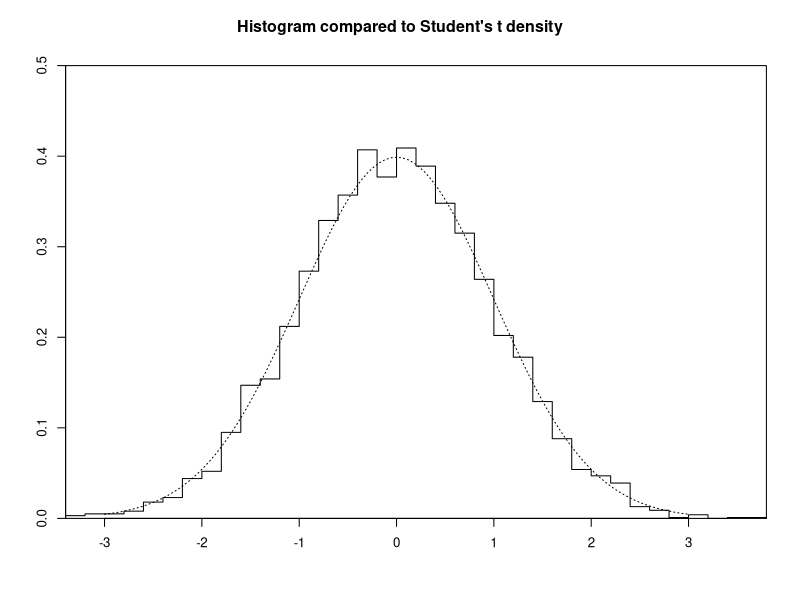
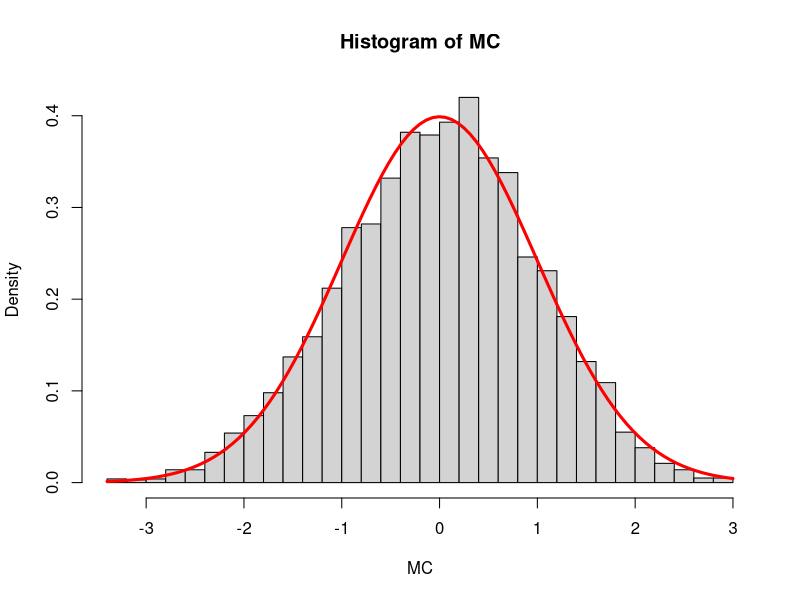
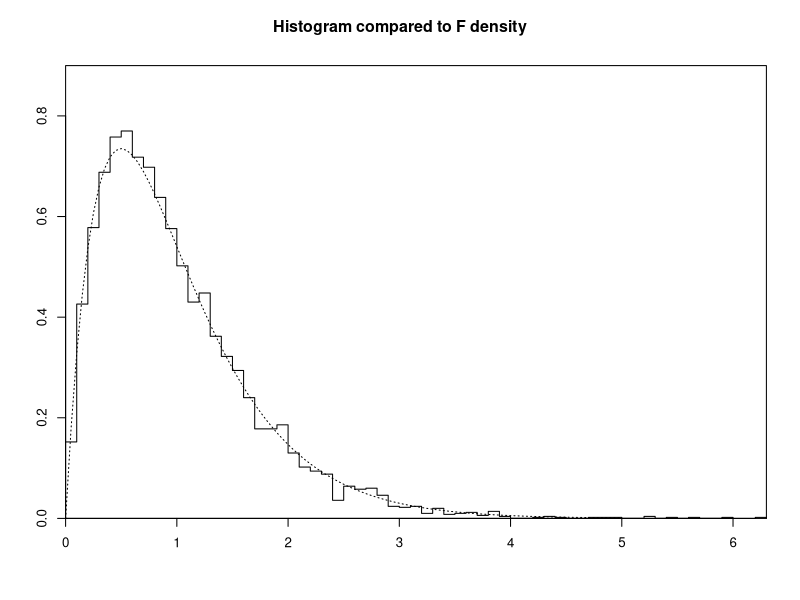
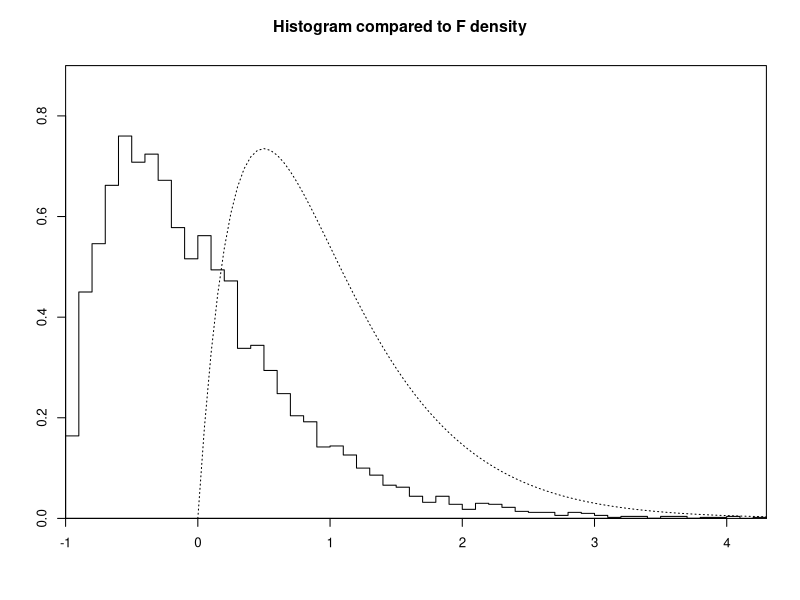

The R script that drew these images, in order: (Note: a time limit stopped this script after it produced the figures.)
## ---- chunk 1
Sigma = matrix(c(5,4,4,5), ncol=2)
Sigma
## ---- chunk 2
R = cov2cor(Sigma)
R
## ---- chunk 3
rho = Sigma[1,2]/(sqrt(Sigma[1,1]*Sigma[2,2]))
rho
## ---- chunk 4
library(mvtnorm)
## ---- chunk 5
N = 100
mu = c(0,0)
Sigma = matrix(c(5,4,4,5), ncol=2)
X = rmvnorm(N, mean=mu, sigma=Sigma)
## ---- chunk 6
dim(X)
## ---- chunk 7
S = t(X) %*% X / (N-1)
S
## ---- chunk 8
S = cov(X)
S
## ---- chunk 9
cov2cor(S)
## ---- chunk 10
cor(X)
## ---- chunk 11
R = S[1,2]/sqrt(S[1,1]*S[2,2])
R
## ---- chunk 12
p = 2
Sigma = diag(1, p, p)
mu = rep(0, p)

M = 5000 # number of MC simulations
n = 1000 # number of observations

MC = numeric(M)
for (i in 1:M) {
  X = rmvnorm(n, mean=mu, sigma=Sigma)
  R = cor(X)[1,2]
  MC[i] = R*sqrt((n-1)/(1-R**2))
}
## ---- chunk 13
hist(MC, breaks="FD", plot=FALSE) -> h
## ---- chunk 14
par(xaxs="i", yaxs="i", cex=0.8, cex.axis=1.0) -> opar

# theoretical density
f = function(x) dt(x, df=n-1)

plot(h$breaks, c(h$density, 0), type="s", xlab="", ylab="", ylim=c(0, 0.5))

curve(f, -3, 3, lwd=1, lty=3, add=TRUE)

title(main="Histogram compared to Student's t density", outer=T, line=-2)

par(opar)
## ---- chunk 15
p = 2
rho = 0.1
Sigma = diag(1, p, p)
Sigma[1,2] = rho
Sigma[2,1] = rho
Sigma
## ---- chunk 16
mu = rep(0, p)

M = 5000 # number of MC simulations
n = 30 # number of observations

MC = numeric(M)
for (i in 1:M) {
  X = rmvnorm(n, mean=mu, sigma=Sigma)
  R = cor(X)[1,2]
  MC[i] = sqrt(n-1)*(R-rho)/(1-rho**2)
}
## ---- chunk 17
hist(MC, "FD", freq=FALSE)
curve(dnorm, col="red", lwd=3, add=TRUE)
## ---- chunk 18
p = 5
X = matrix(runif(p*p), ncol=p)
Sigma =  t(X) %*% X
Sigma
## ---- chunk 19
t(Sigma[2:p,1])
## ---- chunk 20
dim(Sigma[2:p,2:p])
## ---- chunk 21
Sigma
## ---- chunk 22
Sigma[2:p, 2:p]
## ---- chunk 23
p = ncol(Sigma)
rho = sqrt( t(Sigma[2:p,1]) %*% solve(Sigma[2:p,2:p]) %*% Sigma[2:p,1] / Sigma[1,1] )
rho
## ---- chunk 24
N = 100
mu = rep(0, p)
X = rmvnorm(N, mean=mu, sigma=Sigma)
## ---- chunk 25
dim(X)
## ---- chunk 26
S = cov(X)
p = nrow(S)
R = sqrt(t(S[2:p,1]) %*% solve(S[2:p,2:p]) %*% S[2:p,1] / S[1,1])
R
## ---- chunk 27
p = 5
Sigma = diag(1, p, p)
mu = rep(0, p)

M = 5000 # number of MC simulations
n = 1000 # number of observations

MC = numeric(M)
for (i in 1:M) {
  X = rmvnorm(n, mean=mu, sigma=Sigma)
  S = cov(X)
  R = sqrt(t(S[2:p,1]) %*% solve(S[2:p,2:p]) %*% S[2:p,1] / S[1,1])
  Rsq = R**2
  MC[i] = (n-p)/(p-1) * Rsq/(1-Rsq)
}
## ---- chunk 28
hist(MC, breaks="FD", plot=FALSE) -> h
## ---- chunk 29
par(xaxs="i", yaxs="i", cex=0.8, cex.axis=1.0) -> opar

# theoretical density
f = function(x) df(x, df1=p-1, df2=n-p)

plot(h$breaks, c(h$density, 0), type="s", xlab="", ylab="", ylim=c(0, 0.9))

curve(f, 0, 5, lwd=1, lty=3, add=TRUE)

title(main="Histogram compared to F density", outer=T, line=-2)

par(opar)
## ---- chunk 30
p = 5
Sigma = diag(1, p, p)
mu = rep(0, p)

M = 5000 # number of MC simulations
n = 1000 # number of observations

MC = numeric(M)
for (i in 1:M) {
  X = rmvnorm(n, mean=mu, sigma=Sigma)
  S = cov(X)
  R = sqrt(t(S[2:p,1]) %*% solve(S[2:p,2:p]) %*% S[2:p,1] / S[1,1])
  Rsq = R**2 - (p-1)/(n-p)*(1-R**2) # Adjusted version!
  MC[i] = (n-p)/(p-1) * Rsq/(1-Rsq)
}
## ---- chunk 31
hist(MC, breaks="FD", plot=FALSE) -> h
## ---- chunk 32
par(xaxs="i", yaxs="i", cex=0.8, cex.axis=1.0) -> opar

# theoretical density
f = function(x) df(x, df1=p-1, df2=n-p)

plot(h$breaks, c(h$density, 0), type="s", xlab="", ylab="", ylim=c(0, 0.9))

curve(f, 0, 5, lwd=1, lty=3, add=TRUE)

title(main="Histogram compared to F density", outer=T, line=-2)

par(opar)
## ---- chunk 33
p = 500
## ---- chunk 34
pcor = function(rho, p) {
  Tn = matrix(0, p, p)
  for (i in 1:p) {
    for (j in 1:p) {
      Tn[i,j] = rho^abs(i-j)
    }
  }
  return(Tn)
}

Sigma = pcor(0.6, p)
## ---- chunk 35
p = ncol(Sigma)
rho = sqrt(t(Sigma[2:p,1]) %*% solve(Sigma[2:p,2:p]) %*% Sigma[2:p,1] / Sigma[1,1])
rho
## ---- chunk 36
mu = rep(0, p)

M = 500 # number of MC simulations
n = 2*p # number of observations
y = p/n

MC = numeric(M)
for (i in 1:M) {
  X = rmvnorm(n, mean=mu, sigma=Sigma)
  S = cov(X)
  R = sqrt(t(S[2:p,1]) %*% solve(S[2:p,2:p]) %*% S[2:p,1] / S[1,1])
  Rsq = R**2
  MC[i] = Rsq - (1-y)*rho**2-y
}
## ---- chunk 37
mean(MC)
## ---- chunk 38
sd(MC)
## ---- chunk 39
p = 250
## ---- chunk 40
pcor = function(rho, p) {
  Tn = matrix(0, p, p)
  for (i in 1:p) {
    for (j in 1:p) {
      Tn[i,j] = rho^abs(i-j)
    }
  }
  return(Tn)
}

Sigma = pcor(0.6, p)
## ---- chunk 41
p = ncol(Sigma)
rho = sqrt(t(Sigma[2:p,1]) %*% solve(Sigma[2:p,2:p]) %*% Sigma[2:p,1] / Sigma[1,1])
rho
## ---- chunk 42
mu = rep(0, p)

M = 1000 # number of MC simulations
n = 500 # number of observations
y = p/n

MC = numeric(M)
for (i in 1:M) {
  X = rmvnorm(n+1, mean=mu, sigma=Sigma)
  S = cov(X)
  R = sqrt(t(S[2:p,1]) %*% solve(S[2:p,2:p]) %*% S[2:p,1] / S[1,1])
  MC[i] = sqrt(n)*(R^2-y-(1-y)*rho^2)
}
## ---- chunk 43
hist(MC, breaks="FD", plot=FALSE) -> h
## ---- chunk 44
sigmasq = function(t) 2*(y+(1-y)*t)^2 - 2*(-2*(1-y)*t^2 + 4*(1-y)*t+2*y)*(y+(1-y)*t-0.5)
## ---- chunk 45
par(xaxs="i", yaxs="i", cex=0.8, cex.axis=1.0) -> opar

# theoretical density
sd = sqrt(sigmasq(rho^2))
f = function(x) dnorm(x, mean=0, sd=sd)

plot(h$breaks, c(h$density, 0), type="s", xlab="", ylab="", ylim=c(0, 1.0))
curve(f, -5, 5, lwd=1, lty=3, add=TRUE)

title(main="Histogram compared to theoretical density", outer=T, line=-2)

par(opar)
